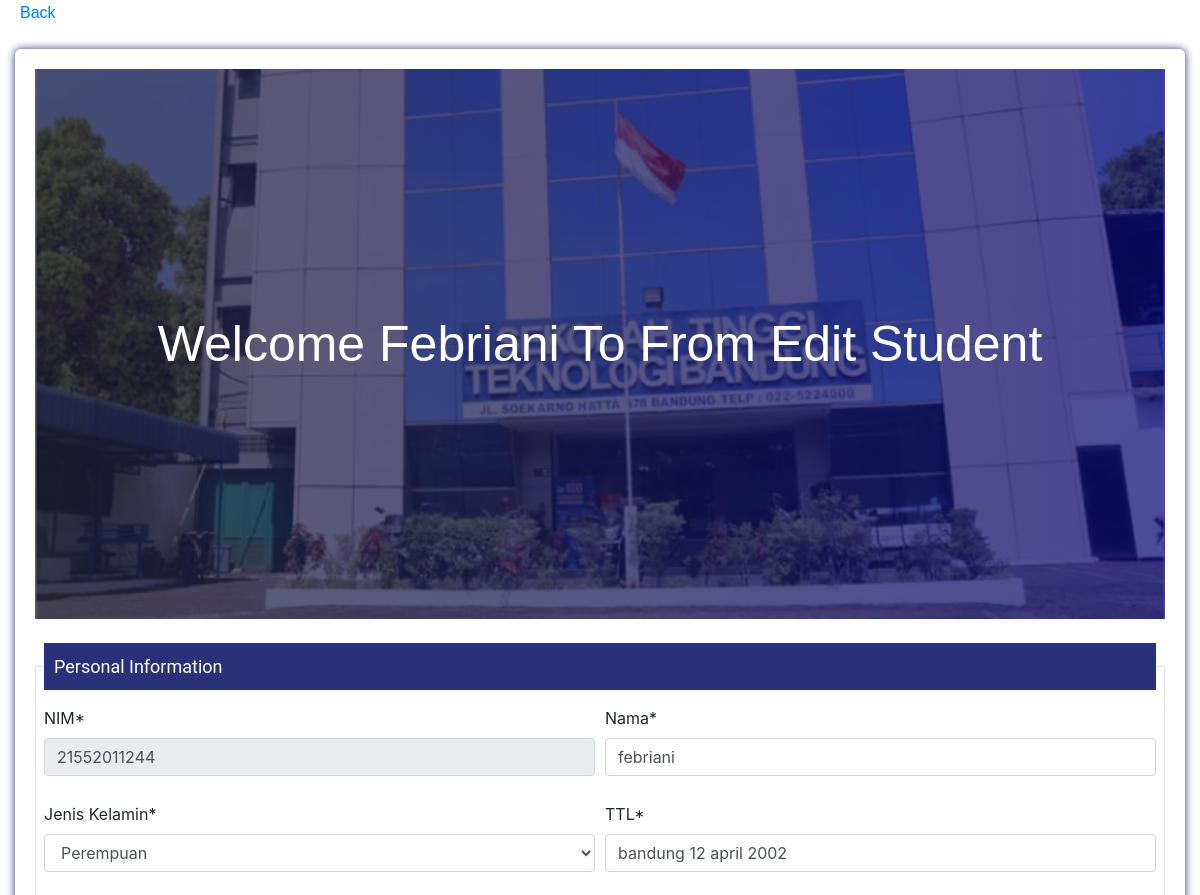
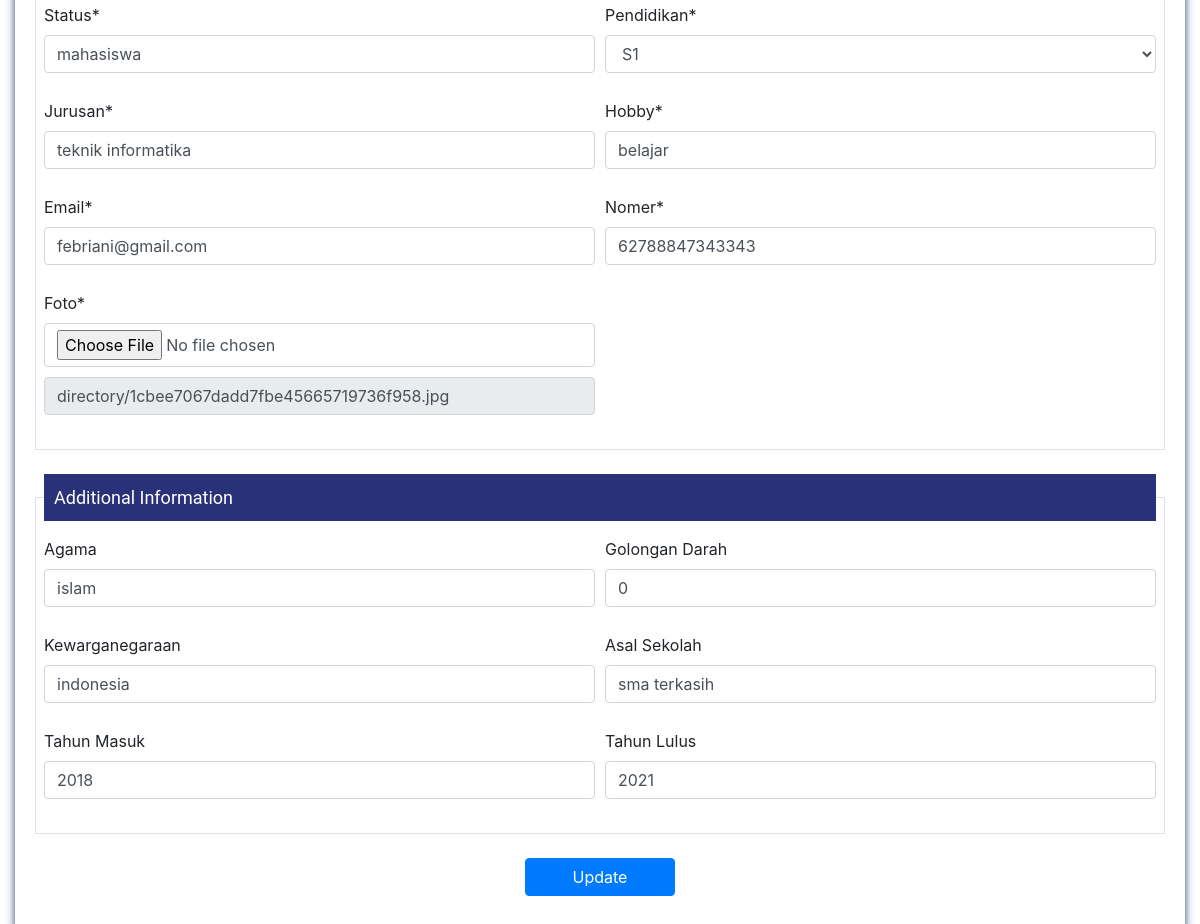
Screenshot of /edit.php?nim=21552011244 with the database file from the repository (2 pictures, top to bottom).
### tables this page shows
CREATE TABLE `mahasiswa` (
  `nim` varchar(20) NOT NULL,
  `nama` varchar(50) NOT NULL,
  `jenis_kelamin` varchar(15) NOT NULL,
  `ttl` varchar(50) NOT NULL,
  `status` varchar(50) NOT NULL,
  `pendidikan` varchar(10) NOT NULL,
  `jurusan` varchar(50) NOT NULL,
  `hobby` varchar(50) NOT NULL,
  `email` varchar(50) NOT NULL,
  `nomer` varchar(20) NOT NULL,
  `foto` text NOT NULL,
  `agama` varchar(20) DEFAULT NULL,
  `golongan_darah` varchar(5) DEFAULT NULL,
  `kewarganegaraan` varchar(50) DEFAULT NULL,
  `asal_sekolah` varchar(50) DEFAULT NULL,
  `tahun_masuk` varchar(4) DEFAULT NULL,
  `tahun_lulus` varchar(4) DEFAULT NULL
);

### edit.php (the view, shortened to what this page needs)
<?php
include 'config/koneksi.php';
if (isset($_GET['nim'])) {
    $nim = $_GET['nim'];
    try {
        $sql = "SELECT * FROM Mahasiswa WHERE nim = ?";
        $stmt = $koneksi->prepare($sql);
        $stmt->bindParam(1, $nim);
        $stmt->execute();
        $row = $stmt->fetch(PDO::FETCH_ASSOC);
    } catch (PDOException $e) {
        echo "Error: " . $e->getMessage();
    }
} else {
    exit();
}
?>
<!DOCTYPE html>
<html lang="en">
<head>
    <link rel="stylesheet" href="https://maxcdn.bootstrapcdn.com/bootstrap/4.0.0/css/bootstrap.min.css">
    <link rel="stylesheet" href="cssfrom.css">
</head>
<body>
    <div>
       <a href="table.php" style="font-family: Impact, Haettenschweiler, 'Arial Narrow Bold', sans-serif; text-decoration: none; padding-left: 20px; " >Back</a>
    </div>
    <div class="container mt-4">
        <form method="POST" action="config/update.php" enctype="multipart/form-data">
            <div class="banner2">
                <h1> <marquee behavior="left" direction="left" style="width: 1000px; font-family: Impact, Haettenschweiler, 'Arial Narrow Bold', sans-serif;">Welcome Febriani To From Edit Student </marquee></h1>
            </div>
            <br />
            <fieldset class="border p-2">
                <legend class="w-auto">Personal Information</legend>
                <div class="form-row">
                    <div class="form-group col-md-6">
                        <label for="nim">NIM<span>*</span></label>
                        <input id="nim" type="text" name="nim" class="form-control" required
                            value="<?php echo $row['nim']; ?>" readonly>
                    </div>
                    <div class="form-group col-md-6">
                        <label for="nama">Nama<span>*</span></label>
                        <input id="nama" type="text" name="nama" class="form-control" required
                            value="<?php echo $row['nama']; ?>">
                    </div>
                    <div class="form-group col-md-6">
                        <label for="jenis_kelamin">Jenis Kelamin<span>*</span></label>
                        <select id="jenis_kelamin" name="jenis_kelamin" class="form-control" required>
                            <option value="perempuan" <?php echo ($row['jenis_kelamin'] == 'perempuan') ? 'selected' : ''; ?>>Perempuan</option>
                        </select>
                    </div>
                    <div class="form-group col-md-6">
                        <label for="ttl">TTL<span>*</span></label>
                        <input id="ttl" type="text" name="ttl" class="form-control" required
                            value="<?php echo $row['ttl']; ?>">
                    </div>
                    <div class="form-group col-md-6">
                        <label for="status">Status<span>*</span></label>
                        <input id="status" type="text" name="status" class="form-control" required
                            value="<?php echo $row['status']; ?>">
                    </div>
                    <div class="form-group col-md-6">
                        <label for="pendidikan">Pendidikan<span>*</span></label>
                        <select id="pendidikan" name="pendidikan" class="form-control" required>
                            <option value="s1" <?php echo ($row['pendidikan'] == 's1') ? 'selected' : ''; ?>>S1</option>
                        </select>
                    </div>
                    <div class="form-group col-md-6">
                        <label for="jurusan">Jurusan<span>*</span></label>
                        <input id="jurusan" type="text" name="jurusan" class="form-control" required
                            value="<?php echo $row['jurusan']; ?>">
                    </div>
                    <div class="form-group col-md-6">
                        <label for="hobby">Hobby<span>*</span></label>
                        <input id="hobby" type="text" name="hobby" class="form-control" required
                            value="<?php echo $row['hobby']; ?>">
                    </div>
                    <div class="form-group col-md-6">
                        <label for="email">Email<span>*</span></label>
                        <input id="email" type="email" name="email" class="form-control" required
                            value="<?php echo $row['email']; ?>">
                    </div>
                    <div class="form-group col-md-6">
                        <label for="nomer">Nomer<span>*</span></label>
                        <input id="nomer" type="tel" name="nomer" class="form-control" required
                            value="<?php echo $row['nomer']; ?>">
                    </div>
                    <div class="form-group col-md-6">
                        <label for="foto">Foto<span>*</span></label>
                        <input id="foto" type="file" name="foto" class="form-control" accept="image/*">
                        <input type="text" class="form-control mt-2" value="directory/<?php echo $row['foto']; ?>"
                            readonly>
                    </div>
                </div>
            </fieldset>
            <br />
            <fieldset class="border p-2">
                <legend class="w-auto">Additional Information</legend>
                <div class="form-row">
                    <div class="form-group col-md-6">
                        <label for="agama">Agama</label>
                        <input id="agama" type="text" name="agama" class="form-control"
                            value="<?php echo $row['agama']; ?>">
                    </div>
                    <div class="form-group col-md-6">
                        <label for="golongan_darah">Golongan Darah</label>
                        <input id="golongan_darah" type="text" name="golongan_darah" class="form-control"
                            value="<?php echo $row['golongan_darah']; ?>">
                    </div>
                    <div class="form-group col-md-6">
                        <label for="kewarganegaraan">Kewarganegaraan</label>
                        <input id="kewarganegaraan" type="text" name="kewarganegaraan" class="form-control"
                            value="<?php echo $row['kewarganegaraan']; ?>">
                    </div>
                    <div class="form-group col-md-6">
                        <label for="asal_sekolah">Asal Sekolah</label>
                        <input id="asal_sekolah" type="text" name="asal_sekolah" class="form-control"
                            value="<?php echo $row['asal_sekolah']; ?>">
                    </div>
                    <div class="form-group col-md-6">
                        <label for="tahun_masuk">Tahun Masuk</label>
                        <input id="tahun_masuk" type="text" name="tahun_masuk" class="form-control"
                            value="<?php echo $row['tahun_masuk']; ?>">
                    </div>
                    <div class="form-group col-md-6">
                        <label for="tahun_lulus">Tahun Lulus</label>
                        <input id="tahun_lulus" type="text" name="tahun_lulus" class="form-control"
                            value="<?php echo $row['tahun_lulus']; ?>">
                    </div>
                </div>
            </fieldset>
            <div class="form-group mt-4 text-center">
                <button type="submit" class="btn btn-primary">Update</button>
            </div>
        </form>
    </div>
</body>
</html>

### cssfrom.css (style rules this page uses)
.container { min-height: 100%; max-width: 100%; }
h1 { font-family: 'Franklin Gothic Medium', 'Arial Narrow', Arial, sans-serif; position: absolute; margin: 0; font-size: 50px; color: #fff; z-index: 2; line-height: 83px; }
legend { padding: 10px; font-family: Roboto, Arial, sans-serif; font-size: 18px; color: #fff; background-color: rgb(41, 49, 121); }
form { width: 100%; padding: 20px; border-radius: 6px; background: #fff; box-shadow: 0 0 8px rgb(41, 49, 121); }
.banner2 { position: relative; height: 550px; background: linear-gradient(to right, rgba(66, 67, 126, 0.5), rgba(0, 0, 255, 0.5)), url("asset/img/kk-sttbandung_besar_home_1.jpg"); background-size: cover; display: flex; background-position: center -290px; justify-content: center; align-items: center; text-align: center; }
.banner2::after { content: ""; background-color: rgba(0, 0, 0, 0.4); position: absolute; width: 100%; height: 100%; }
input, select, textarea { margin-bottom: 10px; border: 1px solid #ccc; border-radius: 3px; }
input { width: calc(100% - 10px); padding: 5px; }
button { width: 150px; padding: 10px; border: none; border-radius: 5px; background: rgb(0, 10, 102); font-size: 16px; color: #fff; cursor: pointer; }

### rows the page displays
mahasiswa: nim "21552011244", nama "febriani", jenis_kelamin "Perempuan", ttl "bandung 12 april 2002", status "mahasiswa", pendidikan "S1", jurusan "teknik informatika", hobby "belajar", email "febriani@gmail.com", nomer "62788847343343", foto "directory/1cbee7067dadd7fbe45665719736f958.jpg", agama "islam", golongan_darah "0", kewarganegaraan "indonesia", asal_sekolah "sma terkasih", tahun_masuk "2018", tahun_lulus "2021"
